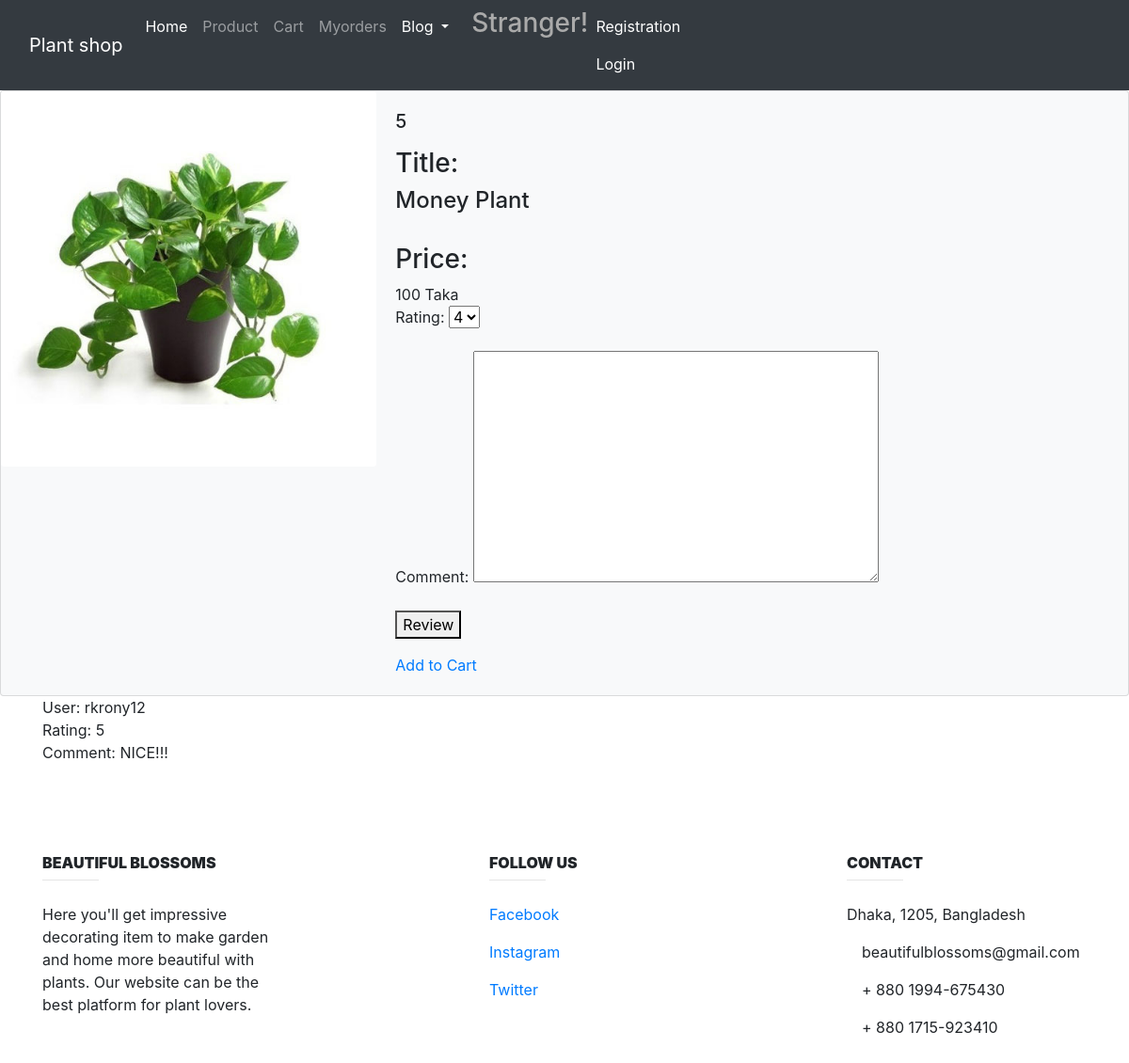
The page /Product/5 on the database as committed earlier.
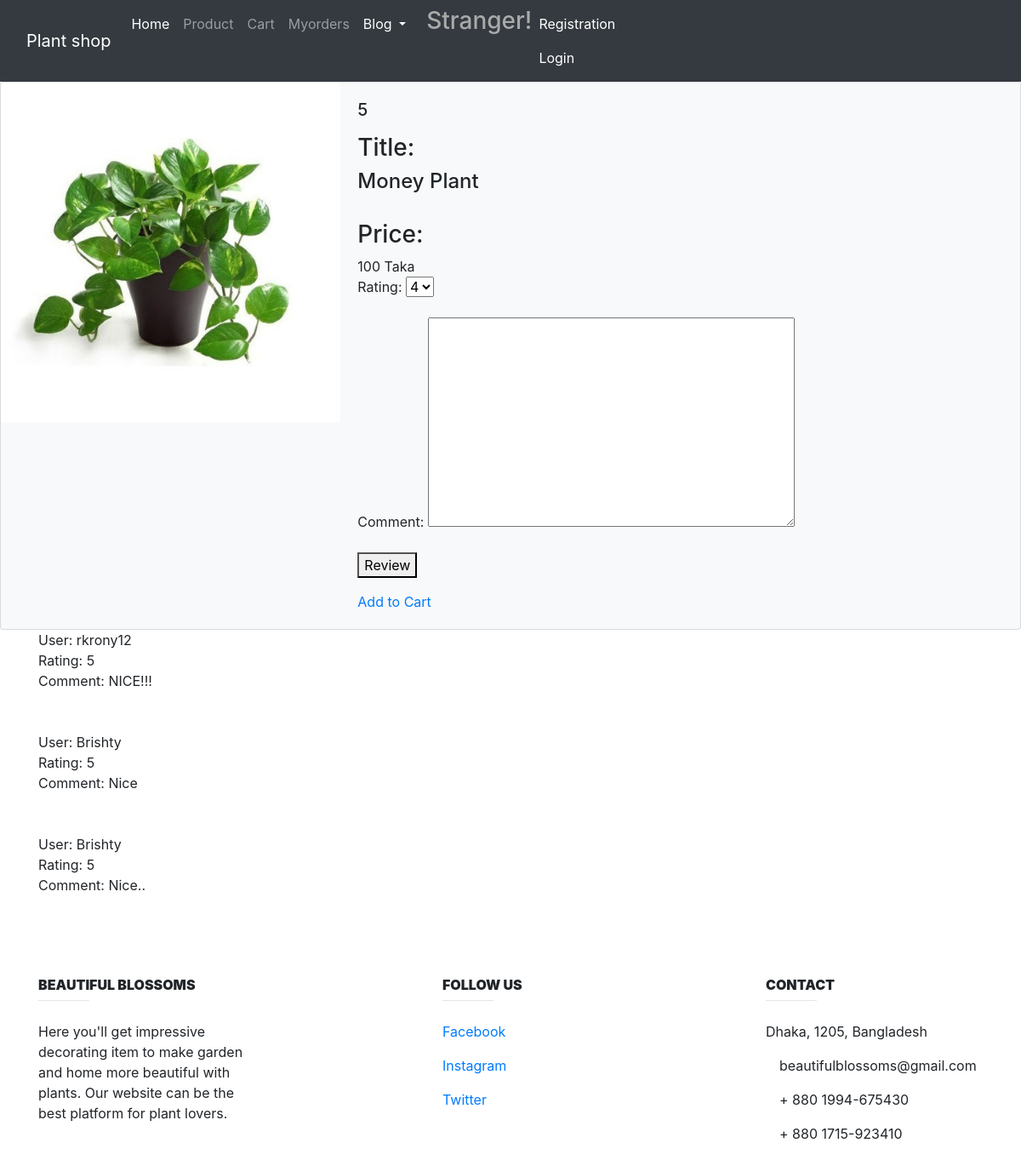
The same page on the database as committed later.
### Product/models.py (models this page shows, shortened)
class Review(models.Model):
     RATING_OPTIONS = (
         ('1', '1'),
         ('2', '2'),
         ('3', '3'),
         ('4', '4'),
         ('5', '5')
     )
     rating = models.CharField(max_length=10, choices = RATING_OPTIONS, default='4')
     comment = models.TextField(blank=True, null=True)
     user = models.ForeignKey(User, on_delete=models.CASCADE, null=True, blank=True)

### Product/views.py (the view, shortened to what this page needs)
# urls.py: path('Product/<int:product_id>', product_views.showDetails, name='detail_view'),
def showDetails(request, product_id):
    searched_product = get_object_or_404(Product, id=product_id)
    form = ReviewForm()
    context = {
        'search': searched_product,
        'form': form
    }
    return render(request, 'Product/show_product_details.html', context)

### Product/forms.py
class ReviewForm(forms.ModelForm):
    class Meta:
        model = Review
        fields = ('rating', 'comment')

### templates/Product/show_product_details.html (shortened to what this page needs)
{% extends 'Base.html' %}
{% block content  %}
        <div class="card bg-light mb-2`" >
          <div class="row no-gutters">
            <div class="col-md-4">
              <img src="{{ search.picture.url }}" class="card-img" alt="...">
            </div>
            <div class="col-md-8">
              <div class="card-body">
                <h5 class="card-title">{{ search.id }}</h5>
                <p class="card-text">
                  <h3> Title: </h3><h4> {{ search.product_name }}</h4> <br>
                   <h3>Price: </h3> {{ search.price }} Taka <br>
                  <form method="POST">
                            {{ form.as_p }}
                            <button type="submit">Review</button>
                    </form>
                  </p>
                  <a href="{% url 'update-cart' search.id %}" >Add to Cart</a>
              </div>
            </div>
          </div>
        </div>
   <div class="container">
        {% for review in search.reviews.all %}
            User: {{ review.user.username }}<br>
            Rating: {{ review.rating }} <br>
            Comment: {{ review.comment }} <br><br><br>
        {% endfor %}
    </div>
{% endblock content %}

Rows that differ between the two databases and show on the page:
added Review: user.username "Brishty", rating "5", comment "Nice"
added Review: user.username "Brishty", rating "5", comment "Nice.."
